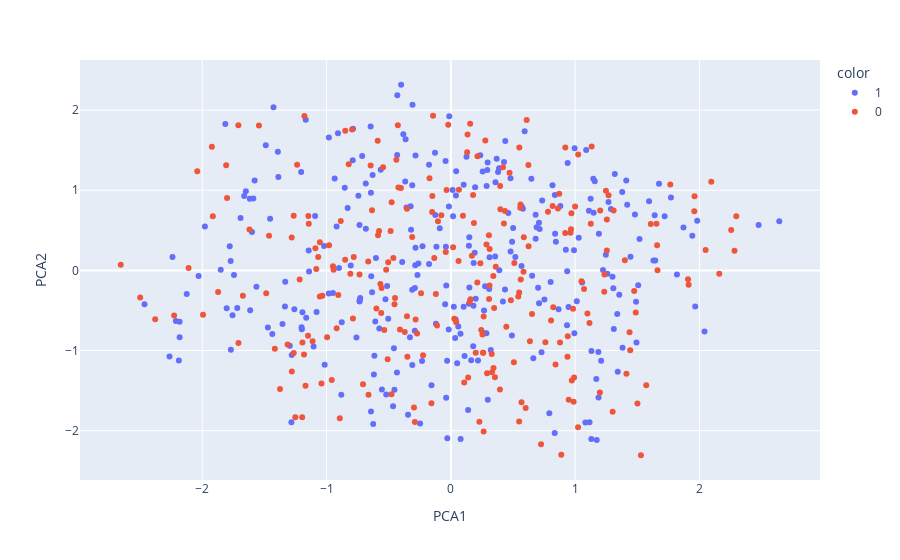

The notebook cell this image was saved under:
### Code cell
fig = px.scatter(df_trf, x = df_trf['PCA1'], y = df_trf['PCA2'], color = df['Stock'].astype('str'))
fig.show()

### Figure 1 — Plotly figure (JSON) as saved in the notebook; plotly's stock layout.template omitted (floating-point values rounded to 4 significant figures; data arrays with more than 128 entries replaced by an {"elided": "..."} marker saying what was removed)
{"data": [{"hovertemplate": "color=1<br>PCA1=%{x}<br>PCA2=%{y}<extra></extra>", "legendgroup": "1", "marker": {"color": "#636efa", "symbol": "circle"}, "mode": "markers", "name": "1", "orientation": "v", "showlegend": true, "type": "scatter", "x": {"elided": "292 float values"}, "xaxis": "x", "y": {"elided": "292 float values"}, "yaxis": "y"}, {"hovertemplate": "color=0<br>PCA1=%{x}<br>PCA2=%{y}<extra></extra>", "legendgroup": "0", "marker": {"color": "#EF553B", "symbol": "circle"}, "mode": "markers", "name": "0", "orientation": "v", "showlegend": true, "type": "scatter", "x": {"elided": "248 float values"}, "xaxis": "x", "y": {"elided": "248 float values"}, "yaxis": "y"}], "layout": {"legend": {"title": {"text": "color"}, "tracegroupgap": 0}, "margin": {"t": 60}, "xaxis": {"anchor": "y", "domain": [0, 1], "title": {"text": "PCA1"}}, "yaxis": {"anchor": "x", "domain": [0, 1], "title": {"text": "PCA2"}}}}
